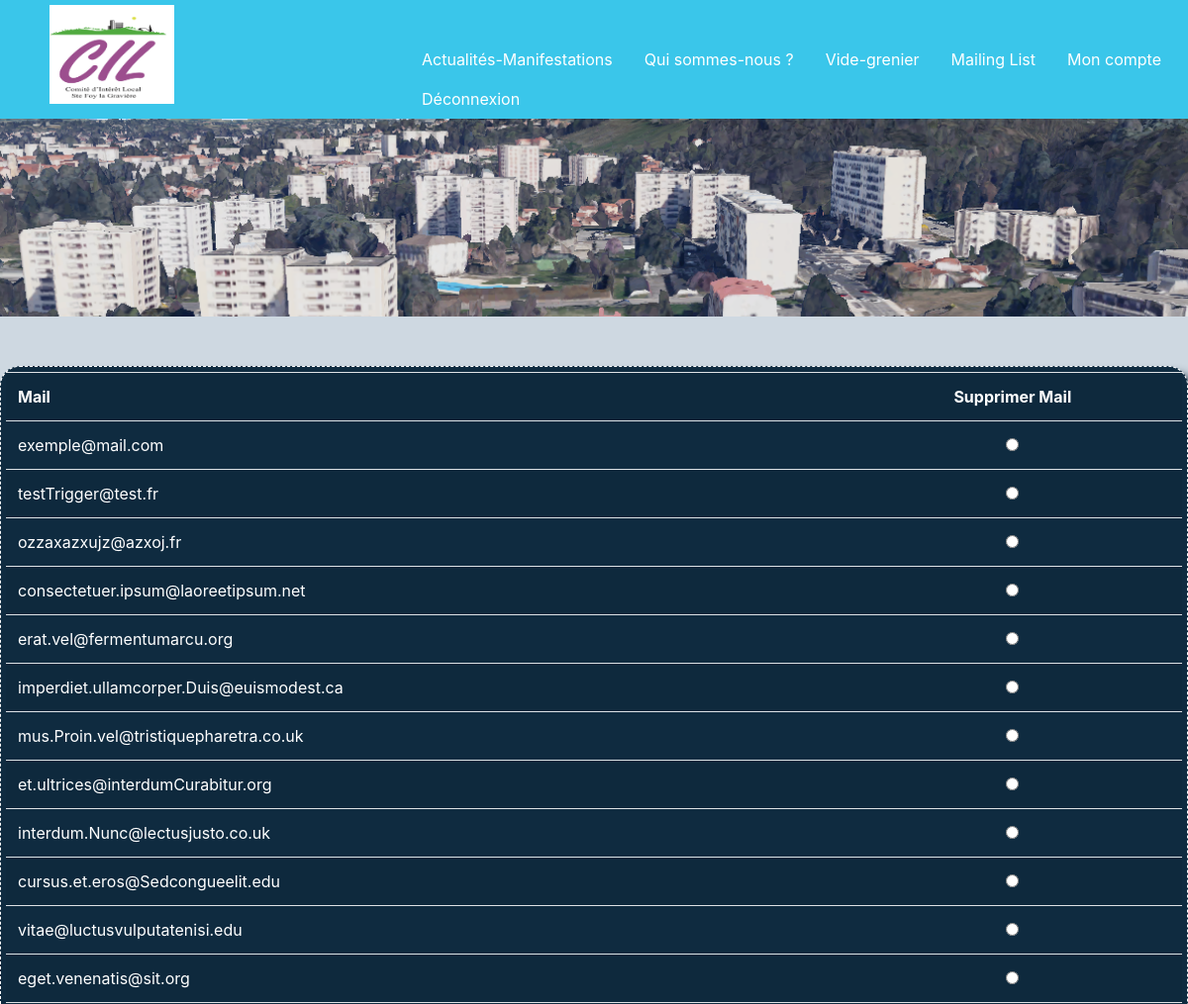
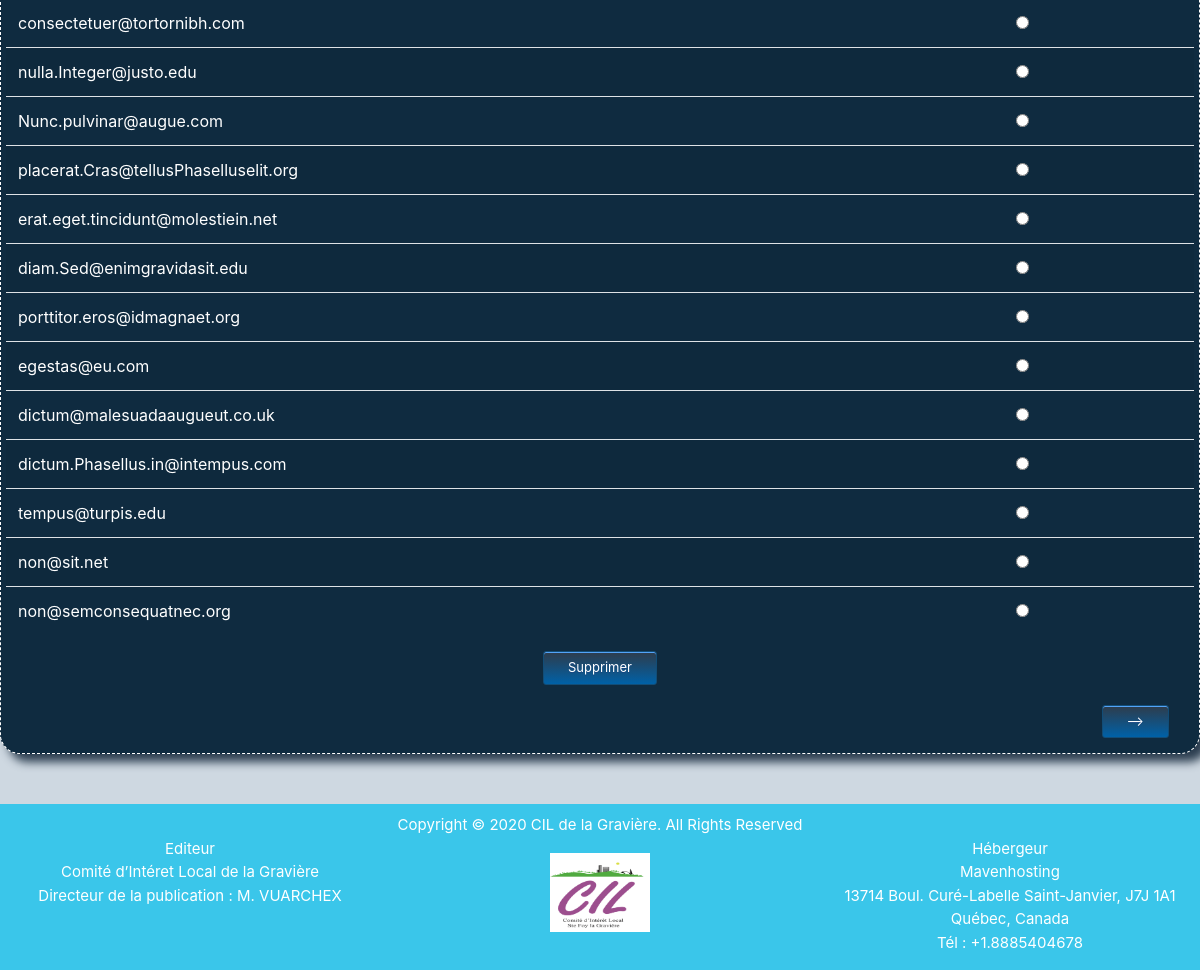
The app's page /Vide_grenier_V0.2/php/admin_mailing.php (signed in), older data (2 pictures, top to bottom).
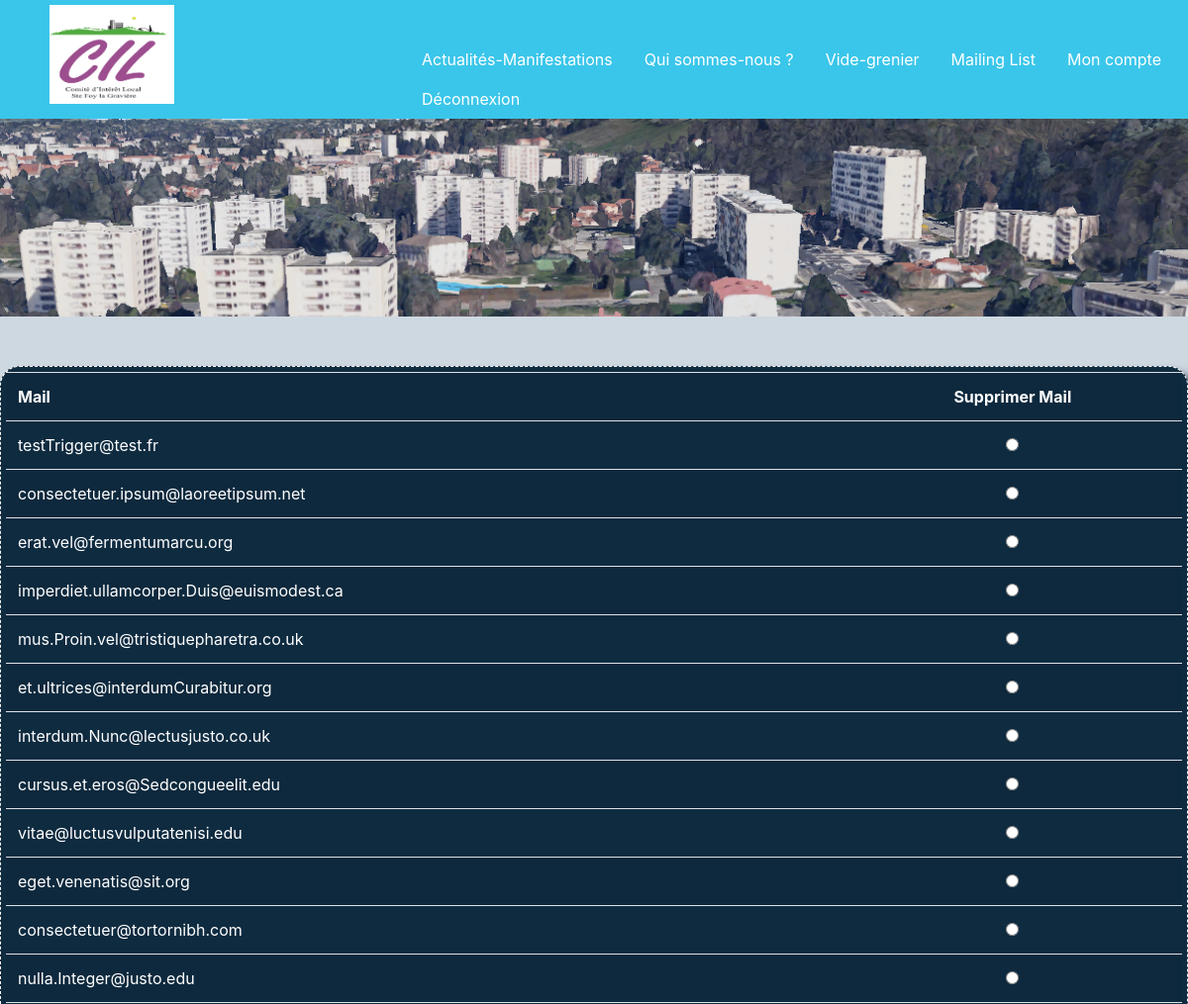
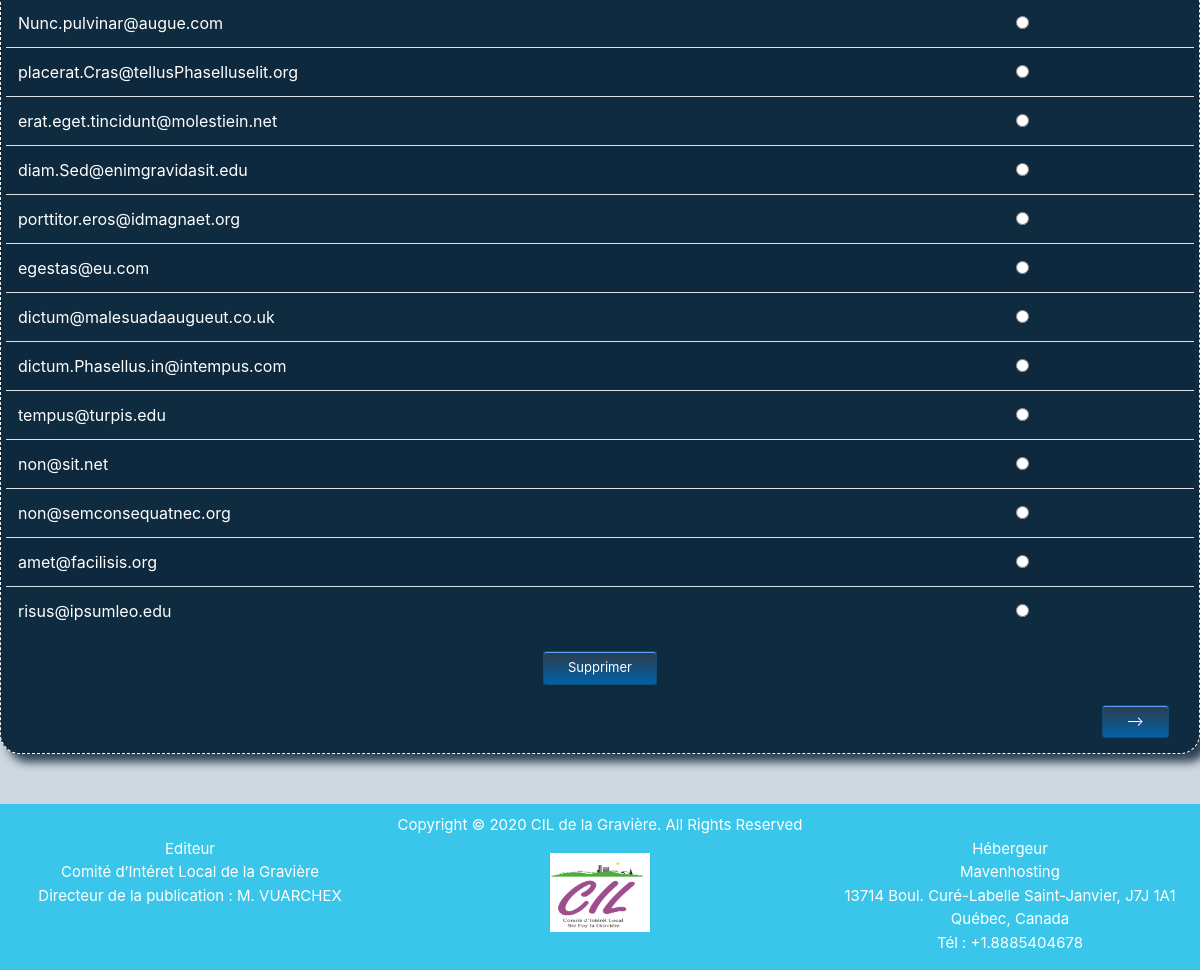
The same page, newer data (2 pictures, top to bottom).
### tables this page shows
CREATE TABLE `mailing_list` (
  `ID_ML` int(11) NOT NULL,
  `MAIL_ML` varchar(50) DEFAULT NULL
);

### Vide_grenier_V0.2/php/admin_mailing.php (the view, shortened to what this page needs)
<?php
if (isset($_SESSION['id_util']) && $_SESSION["admin"] == 1) {
?>
    <!DOCTYPE html>
    <html lang="fr">
    <head>
        <link rel="stylesheet" href="../css/bootstrap.min.css">
        <link rel="stylesheet" href="../css/monstyle.css">
    </head>
    <body>
        <?php
        include 'inc_header.php';
        ?>
        <main id="listeMail">
            <?php
            try {
                include 'inc_bdd.php';
                $countMail = "SELECT COUNT(*) FROM mailing_list";
                $resultatCount = $base->prepare($countMail);
                $resultatCount->execute();
                $nbrMail = $resultatCount->fetchColumn();
                $nbrPage = (int) ($nbrMail / 25) + 1;
                if (isset($_GET['page'])) {
                    $page = $_GET['page'];
                } else {
                    $page = 1;
                }
                $nbrLigneBase = ($page - 1) * 3;
                $select_mail =  "SELECT * FROM mailing_list LIMIT $nbrLigneBase, 25";
                $resultat_select = $base->prepare($select_mail);
                $resultat_select->execute();
                $table = "<table class=\"table table-striped\"><tr><th>Mail</th><th class=\"text-center\">Supprimer Mail</th></tr>";
                while ($ligne = $resultat_select->fetch()) {
                    $table .= "<tr><td>" . $ligne['MAIL_ML'] . "</td><td class=\"text-center\"><input type=\"radio\" id=\"" . $ligne['ID_ML'] . "\" name=\"choix_ml\" value=\"" . $ligne['ID_ML'] . "\"></td>";
                }
                $table .= "</table>";
                echo "<section class = \"boxSite\">";
                echo "<form method=\"POST\" action=\"admin_erase_ml.php\" id=\"formSuppMl\">";
                echo $table;
                echo "<div class=\"text-center\"><button class=\"bouton\" type=\"submit\">Supprimer</button></div></form>";
                echo "<section class=\"row\" id=\"suivantPrecedent\">";
                if ($page != 1) {
                    echo "<div class=\"text-left col-md-6\"><a class=\"bouton\" href=\"admin_mailing.php?page=" . ($page - 1) . "\"><--</a></div>";
                } else {
                    echo "<div class=\"text-left col-md-6\"></div>";
                }
                if ($page != $nbrPage) {
                    echo "<div class=\"text-right col-md-6\"><a class=\"bouton\" href=\"admin_mailing.php?page=" . ($page + 1) . "\">--></a></div>";
                } else {
                    echo "<div class=\"text-right col-md-6\"></div>";
                }
                echo "</section>";
                echo "</section>";
            } catch (Exception $e) {
                die('Erreur : ' . $e->getMessage());
            } finally {
                $base = null;
            }
            ?>
        </main>
        <?php
        include 'inc_footer.php';
        ?>
    </body>
    </html>
<?php
} else {
    header("Location:accueil.php");
}
?>

Row changes from the older to the newer data that the page shows:
removed mailing_list: MAIL_ML "exemple@mail.com"
removed mailing_list: MAIL_ML "ozzaxazxujz@azxoj.fr"
now on this page (row unchanged): mailing_list: MAIL_ML "amet@facilisis.org"
now on this page (row unchanged): mailing_list: MAIL_ML "risus@ipsumleo.edu"
